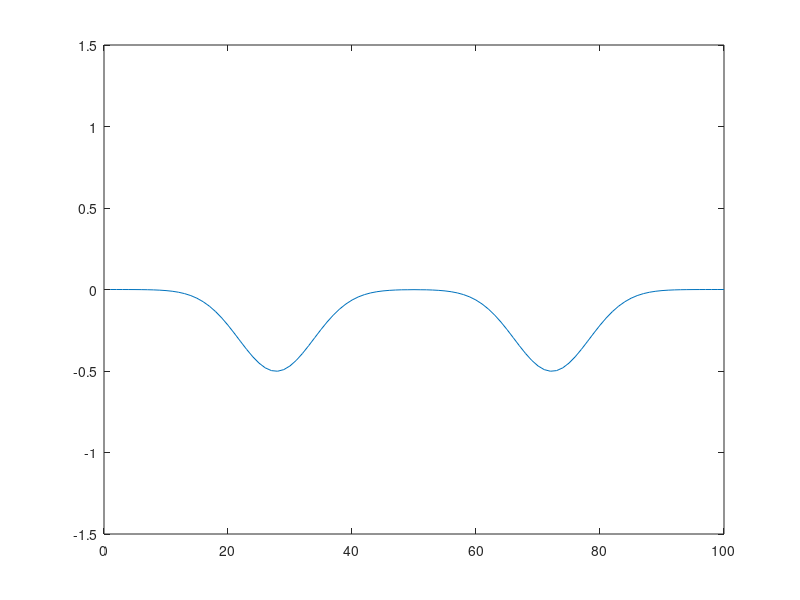

MATLAB code for this plot:
%parameters
c=343;
spatialWidth=100;
len=2; %waveguide length (in m)

% num of nodal points in the space direction
dx=len/spatialWidth;

%temporal resolution. Courant s=c*dt/dx = 1 <-> dt = dx/c?
s=1.0;
dt=s*dx/c;

%medium density and medium bulk modulus
rho=1.21;
K=rho*c^2;

%num iterations
iter=200;

%excitation point
i0=spatialWidth/2;

%init
p=zeros(spatialWidth,1);
v=zeros(spatialWidth,1);

sigma=0.0005;
t0=3*sigma;
s = @(t) exp(-((t-t0)./0.0005).^2 ); %gaussian excitation pulse

for n=2:iter
  t=n*dt;
  for i=2:spatialWidth-1    
      p(i) = p(i)-K*dt/dx*(v(i+1)-v(i));
      if i==i0 
          p(i) = p(i) + s(t);
      end
      v(i)=v(i)-(1/rho)*dt/dx*(p(i)-p(i-1));
  end
  figure(1)
  plot(p)
  axis([0 spatialWidth -1.5 1.5]);
  drawnow
end